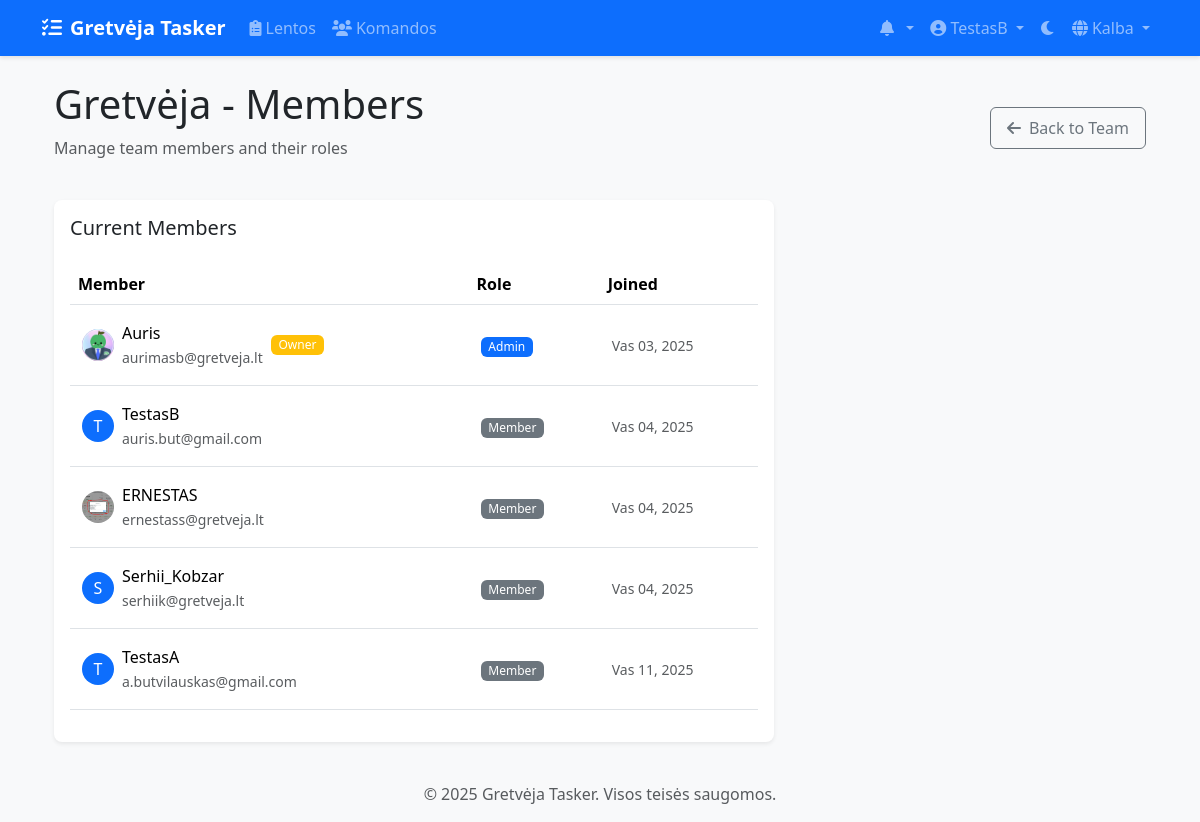
Screenshot of /lt/teams/1/members/ (signed in) with the database file from the repository.
### accounts/models.py (models this page shows, shortened)
class CustomUser(AbstractUser):
    email = models.EmailField(_('email address'), unique=True)
    avatar = models.ImageField(upload_to='avatars/', null=True, blank=True)
    bio = models.TextField(max_length=500, blank=True)
    theme_preference = models.CharField(
        max_length=10,
        choices=[('light', 'Light'), ('dark', 'Dark')],
        default='light'
    )
    notification_preferences = models.JSONField(
        default=dict,
        help_text=_('User notification preferences')
    )
    class Meta:
        verbose_name = _('user')
        verbose_name_plural = _('users')

### teams/models.py (models this page shows, shortened)
class Team(models.Model):
    name = models.CharField(max_length=100)
    description = models.TextField(blank=True)
    created_at = models.DateTimeField(auto_now_add=True)
    updated_at = models.DateTimeField(auto_now=True)
    owner = models.ForeignKey(
        settings.AUTH_USER_MODEL,
        on_delete=models.CASCADE,
        related_name='owned_teams'
    )
    members = models.ManyToManyField(
        settings.AUTH_USER_MODEL,
        through='TeamMembership',
        related_name='teams'
    )

class TeamMembership(models.Model):
    ROLE_CHOICES = [
        ('member', 'Member'),
        ('admin', 'Admin'),
    ]
    team = models.ForeignKey(Team, on_delete=models.CASCADE)
    user = models.ForeignKey(settings.AUTH_USER_MODEL, on_delete=models.CASCADE)
    role = models.CharField(max_length=20, choices=ROLE_CHOICES, default='member')
    joined_at = models.DateTimeField(auto_now_add=True)
    class Meta:
        unique_together = ('team', 'user')

### teams/views/member_views.py (the view)
# urls.py: path('<int:team_id>/members/', views.team_members, name='team_members'),
@login_required
def team_members(request, team_id):
    team = get_object_or_404(Team, id=team_id)
    if not team.members.filter(id=request.user.id).exists():
        messages.error(request, "You don't have access to this team.")
        return redirect('teams:team_list')
    members = TeamService.get_member_info(team)
    users = User.objects.exclude(id__in=team.members.values_list('id', flat=True))
    return render(request, 'teams/team_members.html', {
        'team': team,
        'members': members,
        'users': users,
        'is_admin': can_manage_team(request.user, team)
    })

### teams/permissions.py (called while the page is built)
def is_team_admin(user, team):
    return team.teammembership_set.filter(
        user=user,
        role='admin'
    ).exists()

def can_manage_team(user, team):
    return team.owner == user or is_team_admin(user, team)

### teams/services/team_service.py (called while the page is built)
    @staticmethod
    def get_member_info(team):
        return team.teammembership_set.all().select_related('user')

### templates/teams/team_members.html (shortened to what this page needs)
{% extends 'base.html' %}
{% load static %}
{% block content %}
<div class="container">
    <div class="d-flex justify-content-between align-items-center mb-4">
        <div>
            <h1 class="mb-2">{{ team.name }} - Members</h1>
            <p class="text-muted">Manage team members and their roles</p>
        </div>
        <a href="{% url 'teams:team_detail' team_id=team.id %}" class="btn btn-outline-secondary">
            <i class="fas fa-arrow-left me-2"></i>Back to Team
        </a>
    </div>
    <div class="row">
        <div class="col-lg-8">
            <div class="card shadow-sm">
                <div class="card-body">
                    <h5 class="card-title mb-4">Current Members</h5>
                    <div class="table-responsive">
                        <table class="table table-hover align-middle">
                            <thead>
                                <tr>
                                    <th>Member</th>
                                    <th>Role</th>
                                    <th>Joined</th>
                                </tr>
                            </thead>
                            <tbody>
                                {% for membership in members %}
                                <tr>
                                    <td>
                                        <div class="d-flex align-items-center">
                                            {% if membership.user.avatar %}
                                                <img src="{{ membership.user.avatar.url }}" alt="Avatar"
                                                     class="rounded-circle me-2" width="32" height="32">
                                            {% else %}
                                                <div class="rounded-circle bg-primary text-white d-flex align-items-center justify-content-center me-2"
                                                     style="width: 32px; height: 32px;">
                                                    {{ membership.user.username|make_list|first|upper }}
                                                </div>
                                            {% endif %}
                                            <div>
                                                <div>{{ membership.user.username }}</div>
                                                <small class="text-muted">{{ membership.user.email }}</small>
                                            </div>
                                            {% if membership.user == team.owner %}
                                            <span class="badge bg-warning ms-2">Owner</span>
                                            {% endif %}
                                        </div>
                                    </td>
                                    <td>
                                        {% if is_admin and membership.user != team.owner %}
                                        <form method="post" action="{% url 'teams:change_member_role' team_id=team.id user_id=membership.user.id %}"
                                              class="d-flex align-items-center">
                                            {% csrf_token %}
                                            <select name="role" class="form-select form-select-sm"
                                                    onchange="this.form.submit()" style="width: auto;">
                                                <option value="member" {% if membership.role == 'member' %}selected{% endif %}>
                                                    Member
                                                </option>
                                                <option value="admin" {% if membership.role == 'admin' %}selected{% endif %}>
                                                    Admin
                                                </option>
                                            </select>
                                        </form>
                                        {% else %}
                                        <span class="badge {% if membership.role == 'admin' %}bg-primary{% else %}bg-secondary{% endif %}">
                                            {{ membership.role|title }}
                                        </span>
                                        {% endif %}
                                    </td>
                                    <td>
                                        <small class="text-muted">
                                            {{ membership.joined_at|date:"M d, Y" }}
                                        </small>
                                    </td>
                                </tr>
                                {% endfor %}
                            </tbody>
                        </table>
                    </div>
                </div>
            </div>
        </div>
    </div>
</div>
{% endblock %}

### templates/base.html (shortened to what this page needs)
{% load static %}
{% load compress %}
{% load i18n %}
<!DOCTYPE html>
<html lang="{{ LANGUAGE_CODE }}" data-bs-theme="light">
<head>
    <link href="https://cdn.jsdelivr.net/npm/bootstrap@5.3.2/dist/css/bootstrap.min.css" rel="stylesheet">
    <link href="https://cdnjs.cloudflare.com/ajax/libs/font-awesome/6.0.0/css/all.min.css" rel="stylesheet">
    <link href="https://cdn.jsdelivr.net/npm/select2@4.1.0-rc.0/dist/css/select2.min.css" rel="stylesheet">
    <link href="https://cdn.jsdelivr.net/npm/select2-bootstrap-5-theme@1.3.0/dist/select2-bootstrap-5-theme.min.css" rel="stylesheet">
    {% compress css %}
    <link href="{% static 'css/style.css' %}" rel="stylesheet">
    {% endcompress %}
</head>
<body>
    <nav class="navbar navbar-expand-lg navbar-dark bg-primary">
        <div class="container">
            <a class="navbar-brand" href="{% url 'home' %}">
                <i class="fas fa-tasks me-2"></i>{% trans "Gretvėja Tasker" %}
            </a>
            <div class="collapse navbar-collapse" id="navbarNav">
                <ul class="navbar-nav me-auto">
                    {% if user.is_authenticated %}
                        <li class="nav-item">
                            <a class="nav-link" href="{% url 'boards:board_list' %}">
                                <i class="fas fa-clipboard-list me-1"></i>{% trans "Boards" %}
                            </a>
                        </li>
                        <li class="nav-item">
                            <a class="nav-link" href="{% url 'teams:team_list' %}">
                                <i class="fas fa-users me-1"></i>{% trans "Teams" %}
                            </a>
                        </li>
                    {% endif %}
                </ul>
                <ul class="navbar-nav">
                    {% if user.is_authenticated %}
                        <li class="nav-item dropdown">
                            <a class="nav-link dropdown-toggle" href="#" id="notificationsDropdown" role="button" data-bs-toggle="dropdown">
                                <i class="fas fa-bell me-1"></i>
                            </a>
                        </li>
                        <li class="nav-item dropdown">
                            <a class="nav-link dropdown-toggle" href="#" id="userDropdown" role="button" data-bs-toggle="dropdown">
                                {% if user.avatar %}
                                    <img src="{{ user.avatar.url }}" alt="{% trans 'Avatar' %}" class="rounded-circle" width="24" height="24">
                                {% else %}
                                    <i class="fas fa-user-circle"></i>
                                {% endif %}
                                {{ user.username }}
                            </a>
                        </li>
                    {% endif %}
                    <li class="nav-item">
                        <button class="btn nav-link" id="theme-toggle">
                            <i class="fas fa-moon"></i>
                        </button>
                    </li>
                    <li class="nav-item dropdown">
                        <a class="nav-link dropdown-toggle" href="#" id="languageDropdown" role="button" data-bs-toggle="dropdown">
                            <i class="fas fa-globe me-1"></i>{% trans "Language" %}
                        </a>
                                {% get_current_language as CURRENT_LANGUAGE %}
                                {% get_available_languages as LANGUAGES %}
                    </li>
                </ul>
            </div>
        </div>
    </nav>
    <main class="container my-4">
        {% block content %}{% endblock %}
    </main>
    <footer class="footer mt-auto py-3 bg-light">
        <div class="container text-center">
            <span class="text-muted">© {% now "Y" %} Gretvėja Tasker. {% trans "All rights reserved." %}</span>
        </div>
    </footer>
</body>
</html>

### static/css/style.css (style rules this page uses)
:root { --primary-color: #0d6efd; --secondary-color: #6c757d; --success-color: #198754; --info-color: #0dcaf0; --warning-color: #ffc107; --danger-color: #dc3545; --light-color: #f8f9fa; --dark-color: #212529; --todo-color: #ff6b6b; --doing-color: #ffd93d; --done-color: #6bcb77; --rejected-color: #4d96ff; }
body { min-height: 100vh; display: flex; flex-direction: column; background-color: var(--bs-gray-100); }
main { flex: 1; }
.navbar { box-shadow: 0 2px 4px rgba(0,0,0,0.1); }
.navbar-brand { font-weight: bold; }
.card { border-radius: 0.5rem; box-shadow: 0 0.125rem 0.25rem rgba(0,0,0,0.075); transition: transform 0.2s ease-in-out; border: none; }
.btn { border-radius: 0.375rem; padding: 0.5rem 1rem; font-weight: 500; transition: all 0.2s ease; }

### templates/teams/team_members.html (style rules this page uses)
.table td { padding: 1rem 0.75rem; }
.badge { font-weight: 500; }

### rows the page displays
CustomUser: username "TestasB"
Team: name "Gretvėja"
TeamMembership: user.avatar (picture), user.username "Auris", user.email "aurimasb@gretveja.lt", shows "Owner", role "Admin", joined_at "Vas 03, 2025"
TeamMembership: user.username|make_list "T", user.username "TestasB", user.email "auris.but@gmail.com", role "Member", joined_at "Vas 04, 2025"
TeamMembership: user.avatar (picture), user.username "ERNESTAS", user.email "ernestass@gretveja.lt", role "Member", joined_at "Vas 04, 2025"
TeamMembership: user.username|make_list "S", user.username "Serhii_Kobzar", user.email "serhiik@gretveja.lt", role "Member", joined_at "Vas 04, 2025"
TeamMembership: user.username|make_list "T", user.username "TestasA", user.email "a.butvilauskas@gmail.com", role "Member", joined_at "Vas 11, 2025"
